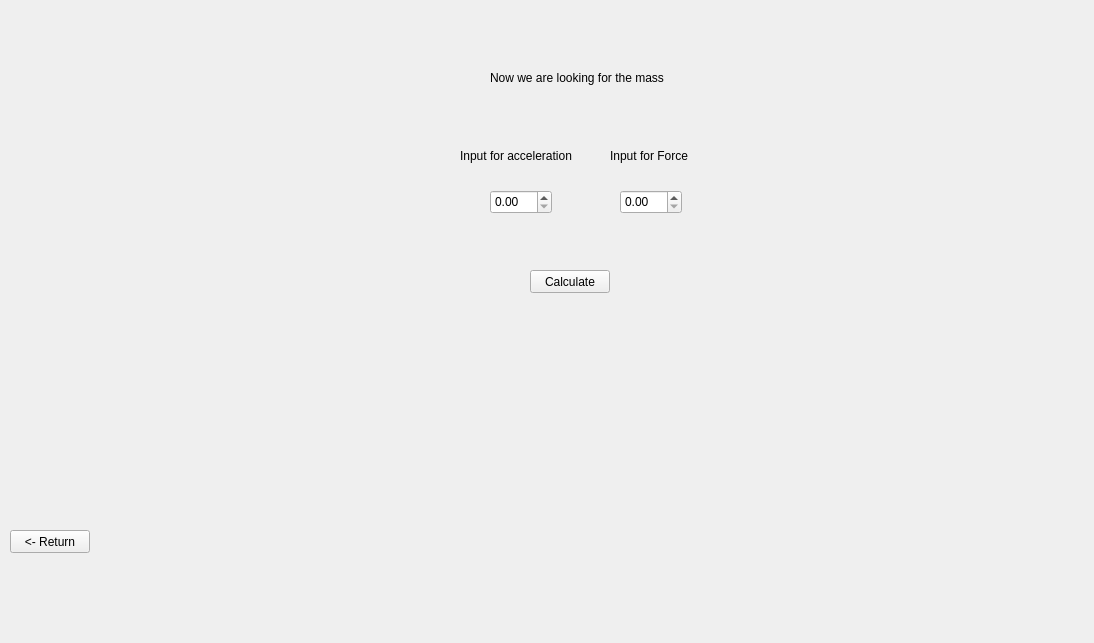
<?xml version="1.0" encoding="UTF-8"?>
<ui version="4.0">
 <class>Form</class>
 <widget class="QWidget" name="Form">
  <property name="geometry">
   <rect>
    <x>0</x>
    <y>0</y>
    <width>1094</width>
    <height>643</height>
   </rect>
  </property>
  <property name="windowTitle">
   <string>Form</string>
  </property>
  <widget class="QDoubleSpinBox" name="a_DSB">
   <property name="geometry">
    <rect>
     <x>490</x>
     <y>190</y>
     <width>62</width>
     <height>24</height>
    </rect>
   </property>
  </widget>
  <widget class="QDoubleSpinBox" name="doubleSpinBox_3">
   <property name="geometry">
    <rect>
     <x>620</x>
     <y>190</y>
     <width>62</width>
     <height>24</height>
    </rect>
   </property>
  </widget>
  <widget class="QLabel" name="label_3">
   <property name="geometry">
    <rect>
     <x>460</x>
     <y>130</y>
     <width>131</width>
     <height>51</height>
    </rect>
   </property>
   <property name="text">
    <string>Input for acceleration</string>
   </property>
  </widget>
  <widget class="QLabel" name="label_4">
   <property name="geometry">
    <rect>
     <x>610</x>
     <y>140</y>
     <width>101</width>
     <height>31</height>
    </rect>
   </property>
   <property name="text">
    <string>Input for Force</string>
   </property>
  </widget>
  <widget class="QPushButton" name="pushButton">
   <property name="geometry">
    <rect>
     <x>10</x>
     <y>530</y>
     <width>80</width>
     <height>23</height>
    </rect>
   </property>
   <property name="text">
    <string>&lt;- Return</string>
   </property>
  </widget>
  <widget class="QPushButton" name="pushButton_2">
   <property name="geometry">
    <rect>
     <x>530</x>
     <y>270</y>
     <width>80</width>
     <height>23</height>
    </rect>
   </property>
   <property name="text">
    <string>Calculate</string>
   </property>
  </widget>
  <widget class="QLabel" name="label">
   <property name="geometry">
    <rect>
     <x>490</x>
     <y>70</y>
     <width>211</width>
     <height>16</height>
    </rect>
   </property>
   <property name="text">
    <string>Now we are looking for the mass</string>
   </property>
  </widget>
 </widget>
 <resources/>
 <connections/>
</ui>
